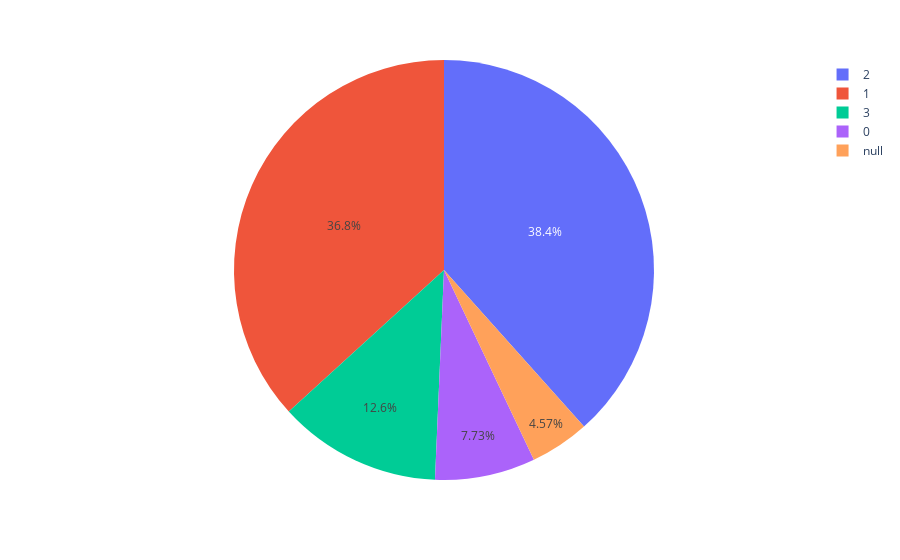

The notebook cell saved with this chart:
### Code cell
fig=px.pie(housing,names='balcony')
fig

### Figure 1 — Plotly figure (JSON) as saved in the notebook; plotly's stock layout.template omitted (floating-point values rounded to 4 significant figures; data arrays with more than 128 entries replaced by an {"elided": "..."} marker saying what was removed)
{"data": [{"domain": {"x": [0, 1], "y": [0, 1]}, "hovertemplate": "balcony=%{label}<extra></extra>", "labels": {"elided": "13320 int values"}, "legendgroup": "", "name": "", "showlegend": true, "type": "pie"}], "layout": {"legend": {"tracegroupgap": 0}, "margin": {"t": 60}}}
